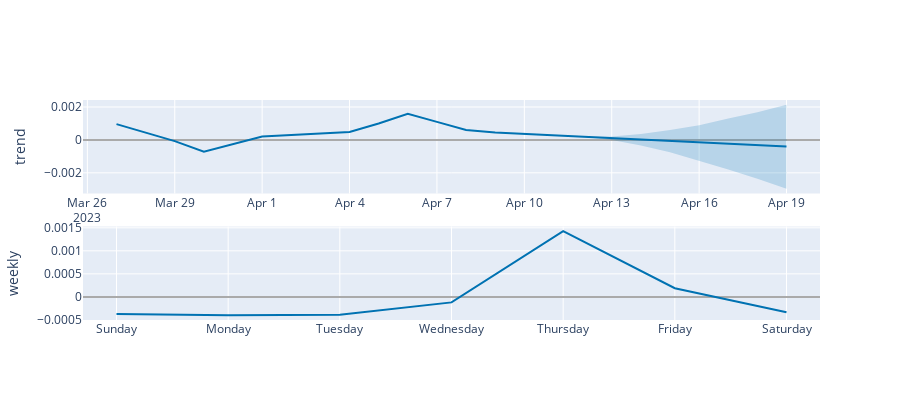

Write notebook code for a chart like this one.
### Code cell
# forcast 4
plot_components_plotly(m, precipWeekforecast)
